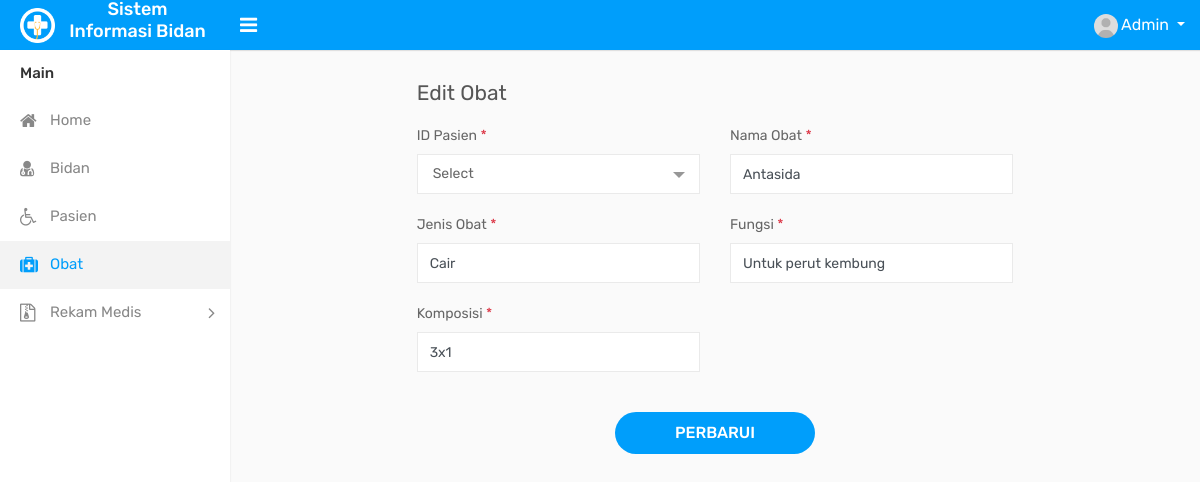
Screenshot of /edit-obat.php?id_obat=OBT002 (signed in) with the database file from the repository.
### tables this page shows
CREATE TABLE `obat` (
  `id_obat` varchar(8) NOT NULL,
  `id_pasien` varchar(8) NOT NULL,
  `nama_obat` varchar(15) NOT NULL,
  `jenis_obat` varchar(15) NOT NULL,
  `fungsi` varchar(20) NOT NULL,
  `komposisi` varchar(10) NOT NULL
);

### function.php (called while the page is built, shortened)
<?php
$conn = mysqli_connect("localhost", "root", "", "db_bidan");
function tampil($query) {
	global $conn;
	$result = mysqli_query($conn, $query);
	$rows = [];
	while($row = mysqli_fetch_assoc($result)){
		$rows[] = $row;
	}
	return $rows;
}
?>

### edit-obat.php (the view, shortened to what this page needs)
<?php
    require 'function.php';
    $id_obat = $_GET['id_obat'];
    $mts = tampil("SELECT * FROM obat WHERE id_obat = '$id_obat'")[0];
?>
<!DOCTYPE html>
<html>
<head>
    <link rel="stylesheet" type="text/css" href="assets/css/bootstrap.min.css">
    <link rel="stylesheet" type="text/css" href="assets/css/font-awesome.min.css">
    <link rel="stylesheet" type="text/css" href="assets/css/select2.min.css">
    <link rel="stylesheet" type="text/css" href="assets/css/bootstrap-datetimepicker.min.css">
    <link rel="stylesheet" type="text/css" href="assets/css/style.css">
    <link rel="stylesheet" type="text/css" href="dist/sweetalert2.css">
    <link rel="stylesheet" type="text/css" href="dist/sweetalert2.min.css">
</head>
<body>
    <div class="main-wrapper">
        <div class="header">
            <div class="header-left">
                <a href="index.php" class="logo">
                    <img src="assets/img/logo.png" width="35" height="35" alt=""> <span><h4>Sistem Informasi Bidan</h4></span>
                </a>
            </div>
            <a id="toggle_btn" href="javascript:void(0);"><i class="fa fa-bars"></i></a>
            <ul class="nav user-menu float-right">
                <li class="nav-item dropdown has-arrow">
                    <a href="#" class="dropdown-toggle nav-link user-link" data-toggle="dropdown">
                        <span class="user-img">
                            <img class="rounded-circle" src="assets/img/user.jpg" width="24" alt="Admin">
                        </span>
                        <span>Admin</span>
                    </a>
                </li>
            </ul>
        </div>
        <div class="sidebar" id="sidebar">
            <div class="sidebar-inner slimscroll">
                <div id="sidebar-menu" class="sidebar-menu">
                    <ul>
                        <li class="menu-title">Main</li>
                        <li>
                            <a href="index.php"><i class="fa fa-home"></i> <span>Home</span></a>
                        </li>
                        <li>
                            <a href="bidan.php"><i class="fa fa-user-md"></i> <span>Bidan</span></a>
                        </li>
                        <li>
                            <a href="pasien.php"><i class="fa fa-wheelchair"></i> <span>Pasien</span></a>
                        </li>
                        <li class="active">
                            <a href="obat.php"><i class="fa fa-medkit"></i> <span>Obat</span></a>
                        </li>
                        <li class="submenu">
                            <a href="#"><i class="fa fa-file-archive-o"></i> <span> Rekam Medis </span> <span class="menu-arrow"></span></a>
                        </li>
                    </ul>
                </div>
            </div>
        </div>
        <div class="page-wrapper">
            <div class="content">
                <div class="row">
                    <div class="col-lg-8 offset-lg-2">
                        <h4 class="page-title">Edit Obat</h4>
                    </div>
                </div>
                <header>
                <div class="row">
                    <div class="col-lg-8 offset-lg-2">
                        <form action="" method="post">
                            <div class="row">
                                <div class="col-md-6">
                                    <div class="form-group">
                                        <label>ID Pasien <span class="text-danger">*</span></label>
                                    </div>
                                </div>
                                <div class="col-sm-6">
                                    <div class="form-group">
                                        <label>Nama Obat <span class="text-danger">*</span></label>
                                        <input class="form-control" type="text" name="nama_obat"  value="<?= $mts['nama_obat']; ?>">
                                    </div>
                                </div>
                                <div class="col-sm-6">
                                    <div class="form-group">
                                        <label>Jenis Obat <span class="text-danger">*</span></label>
                                        <input class="form-control" type="text" name="jenis_obat"  value="<?= $mts['jenis_obat']; ?>">
                                    </div>
                                </div>
                                <div class="col-sm-6">
                                    <div class="form-group">
                                        <label>Fungsi <span class="text-danger">*</span></label>
                                        <input class="form-control" type="text" name="fungsi"  value="<?= $mts['fungsi']; ?>">
                                    </div>
                                </div>
                                <div class="col-sm-6">
                                    <div class="form-group">
                                        <label>Komposisi <span class="text-danger">*</span></label>
                                        <input type="text" class="form-control" name="komposisi"  value="<?= $mts['komposisi']; ?>">
                                    </div>
                                </div>
                            </div>
                            <div class="m-t-20 text-center">
                                <button type="submit" name="simpan" class="btn btn-primary submit-btn">Perbarui</button>
                            </div>
                        </form>
                    </div>
                </div>
                </header>
            </div>
        </div>
    </div>
</body>
</html>

### rows the page displays
obat: nama_obat "Antasida", jenis_obat "Cair", fungsi "Untuk perut kembung", komposisi "3x1"
